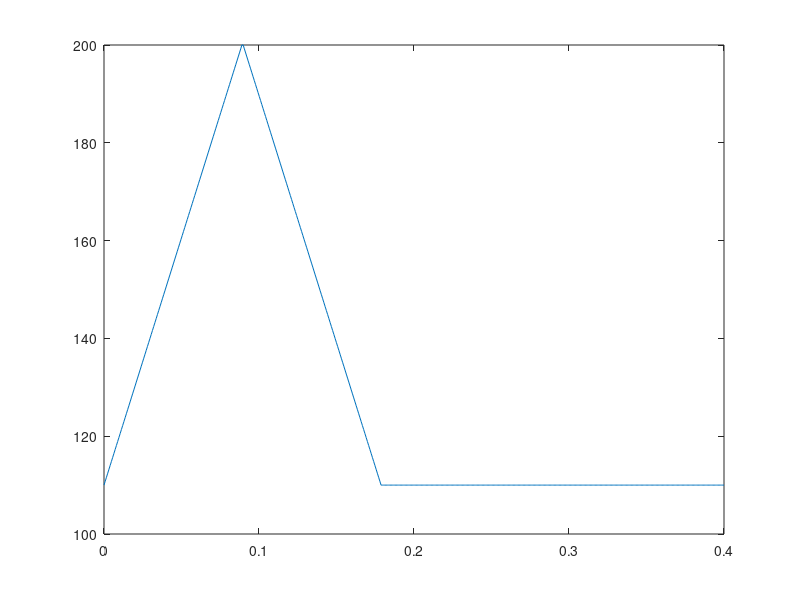

Source code (MATLAB):
%% Params

stride_frequency = 2.5; % Hz
T = 1/stride_frequency;

N = 500;

V_thrust = 1000; % mm/s
V_swing = 1000; % mm/s
V_return = 1000; % mm/s

L_touchdown = 110; % mm
L_liftoff = 200; % mm
L_swing = 110; % mm


%% Calculation

h = L_touchdown*ones(1,N);
t = linspace(0,T,N);

% thrust phase (1)
dh_thrust = L_liftoff - L_touchdown;
T_thrust = dh_thrust / V_thrust;
i_thrust = int32(T_thrust / T * N);
t_thrust = linspace(0,T_thrust,i_thrust);
h(1:i_thrust) = L_touchdown + (t_thrust/T_thrust).*(dh_thrust);

% swing phase (2)
dh_swing = L_swing - L_liftoff;
T_swing = -dh_swing / V_swing;
i_swing = int32(T_swing / T * N);
t_swing = -linspace(0,T_swing,i_swing);
h(i_thrust+1:i_thrust+i_swing) = L_liftoff - (t_swing/T_swing).*dh_swing;

% return phase (3)
dh_return = L_touchdown - L_swing;
T_return = dh_return / V_return;
i_return = int32(T_return / T * N);
t_return = linspace(0,T_return,i_return);
h(i_thrust+i_swing+1:i_thrust+i_swing+i_return) = L_swing + (t_return/T_return).*dh_return;

%% Visualize

figure
plot(t,h)


%% Save

x = zeros(1,N);
trajectory = [x; -h];